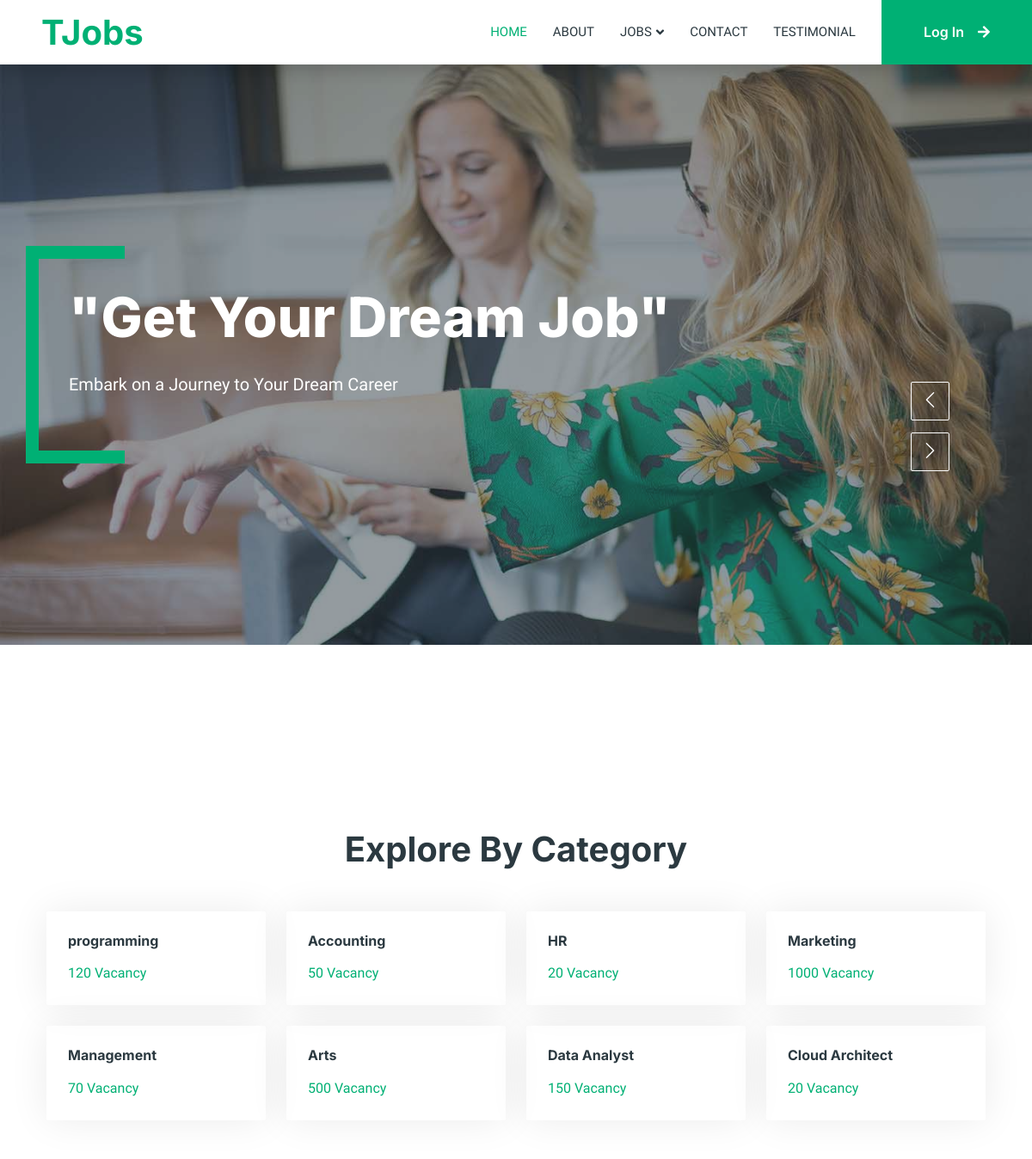
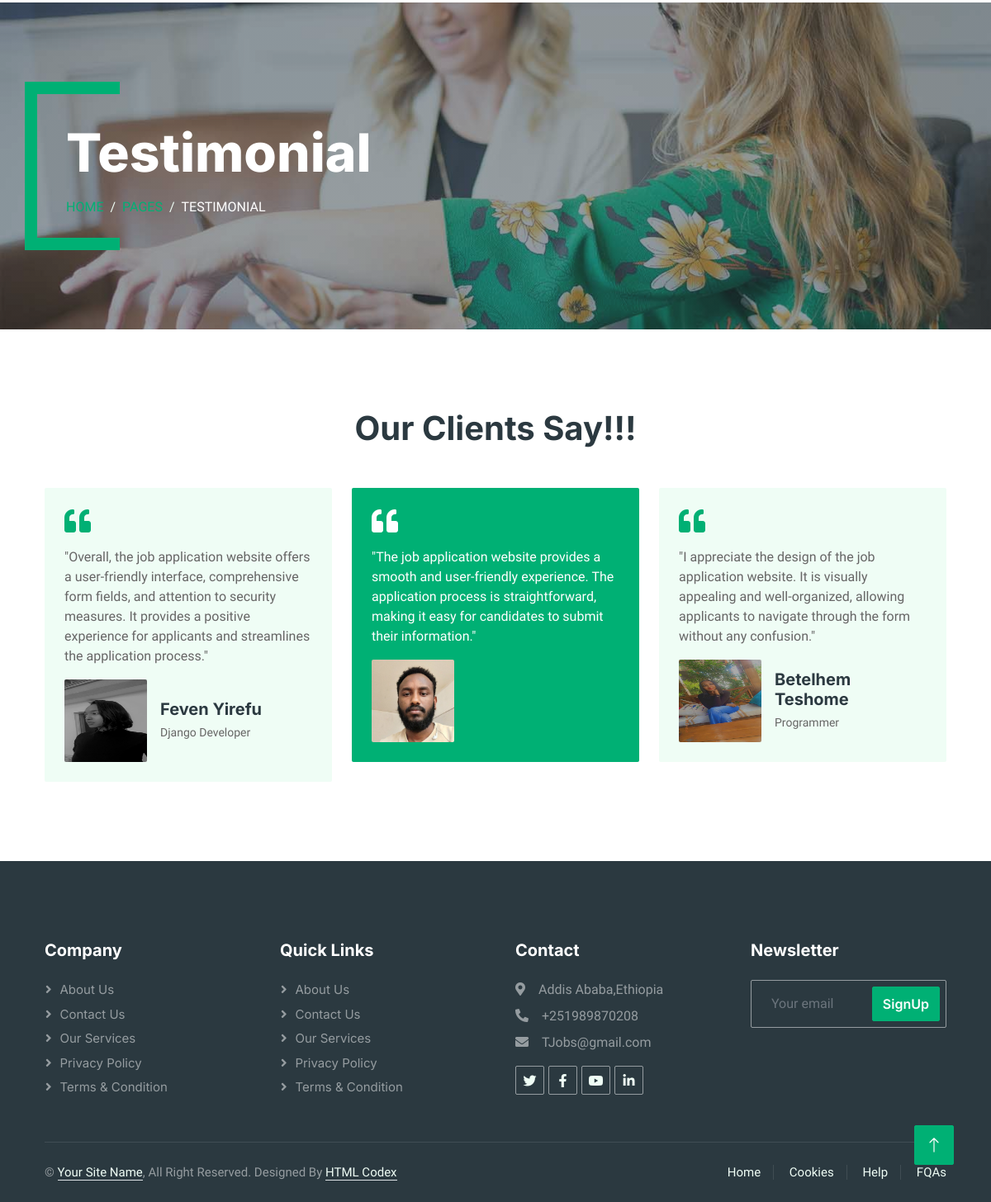
The page / on the database its author committed (2 pictures, top to bottom).
### Job_app/models.py (models this page shows, shortened)
class CarouselItem(models.Model):
    image = models.ImageField(upload_to='carousel')
    title = models.CharField(max_length=200)
    description = models.TextField()

class Category(models.Model):
    name = models.CharField(max_length=200)
    vacancy_count = models.IntegerField()

class Testimonial(models.Model):
    content = models.TextField()
    image = models.ImageField(upload_to='testimonial_images')
    client_name = models.CharField(max_length=255)
    profession = models.CharField(max_length=255)

class ContactInformation(models.Model):
   address = models.CharField(max_length=200)
   phone = models.CharField(max_length=200)
   email  = models.EmailField()

### Job_app/views.py (the view)
# urls.py: path('', home, name="home"),
def home(request):
   info = ContactInformation.objects.all().first()
   categories = Category.objects.all()
   carousel_items = CarouselItem.objects.all()
   testimonials = Testimonial.objects.all()
   return render(request, 'job.html',{'carousel_items': carousel_items,'info':info,'categories': categories,'testimonials': testimonials})

### Job_app/templates/job.html (shortened to what this page needs)
{% load static %}
{% load fontawesome_5 %}
<!DOCTYPE html>
<html lang="en">
{% include "head.html" %}
<body>
    <div class="container-xxl bg-white p-0">
        {% include "navbar.html" %}
        <div class="container-fluid p-0">
            <div class="owl-carousel header-carousel position-relative">
                {% for item in carousel_items %}
                <div class="owl-carousel-item position-relative">
                    <img class="img-fluid" src="{{ item.image.url }}" alt="">
                    <div class="position-absolute top-0 start-0 w-100 h-100 d-flex align-items-center" style="background: rgba(43, 57, 64, .5);">
                        <div class="container">
                            <div class="row justify-content-start">
                                <div class="col-10 col-lg-8">
                                    <h1 class="display-3 text-white animated slideInDown mb-4">{{ item.title }}</h1>
                                    <p class="fs-5 fw-medium text-white mb-4 pb-2">{{ item.description }}</p>
                                </div>
                            </div>
                        </div>
                    </div>
                </div>
                {% endfor %}
            </div>
        </div>
        <div class="container-xxl py-5">
            <div class="container">
                <h1 class="text-center mb-5 wow fadeInUp" data-wow-delay="0.1s">Explore By Category</h1>
                <div class="row g-4">
                    {% for category in categories %}
                    <div class="col-lg-3 col-sm-6 wow fadeInUp" data-wow-delay="0.{{ forloop.counter }}s">
                        <a class="cat-item rounded p-4" href="">
                            <h6 class="mb-3">{{ category.name }}</h6>
                            <p class="mb-0">{{ category.vacancy_count }} Vacancy</p>
                        </a>
                    </div>
                    {% endfor %}
                </div>
            </div>
        </div>
        <div class="container-xxl py-5 bg-dark page-header mb-5">
            <div class="container my-5 pt-5 pb-4">
                <h1 class="display-3 text-white mb-3 animated slideInDown">Testimonial</h1>
                <nav aria-label="breadcrumb">
                    <ol class="breadcrumb text-uppercase">
                        <li class="breadcrumb-item"><a href="#">Home</a></li>
                        <li class="breadcrumb-item"><a href="#">Pages</a></li>
                        <li class="breadcrumb-item text-white active" aria-current="page">Testimonial</li>
                    </ol>
                </nav>
            </div>
        </div>
        <div class="container-xxl py-5 wow fadeInUp" data-wow-delay="0.1s">
            <div class="container">
                <h1 class="text-center mb-5">Our Clients Say!!!</h1>
                <div class="owl-carousel testimonial-carousel">
                    {% for testimonial in testimonials %}
                    <div class="testimonial-item bg-light rounded p-4">
                        <i class="fa fa-quote-left fa-2x text-primary mb-3"></i>
                        <p>{{ testimonial.content }}</p>
                        <div class="d-flex align-items-center">
                            <img class="img-fluid flex-shrink-0 rounded" src="{{ testimonial.image.url }}" style="width: 100px; height: 100px;">
                            <div class="ps-3">
                                <h5 class="mb-1">{{ testimonial.client_name }}</h5>
                                <small>{{ testimonial.profession }}</small>
                            </div>
                        </div>
                    </div>
                    {% endfor %}
                </div>
            </div>
        </div>
        {% include "footer.html" %}
        <a href="#" class="btn btn-lg btn-primary btn-lg-square back-to-top"><i class="bi bi-arrow-up"></i></a>
    </div>
</body>
</html>

### Job_app/templates/footer.html
{% load static %}
<div class="container-fluid bg-dark text-white-50 footer pt-5 mt-5 wow fadeIn" data-wow-delay="0.1s">
    <div class="container py-5">
        <div class="row g-5">
            <div class="col-lg-3 col-md-6">
                <h5 class="text-white mb-4">Company</h5>
                <a class="btn btn-link text-white-50" href="">About Us</a>
                <a class="btn btn-link text-white-50" href="">Contact Us</a>
                <a class="btn btn-link text-white-50" href="">Our Services</a>
                <a class="btn btn-link text-white-50" href="">Privacy Policy</a>
                <a class="btn btn-link text-white-50" href="">Terms & Condition</a>
            </div>
            <div class="col-lg-3 col-md-6">
                <h5 class="text-white mb-4">Quick Links</h5>
                <a class="btn btn-link text-white-50" href="">About Us</a>
                <a class="btn btn-link text-white-50" href="">Contact Us</a>
                <a class="btn btn-link text-white-50" href="">Our Services</a>
                <a class="btn btn-link text-white-50" href="">Privacy Policy</a>
                <a class="btn btn-link text-white-50" href="">Terms & Condition</a>
            </div>
            <div class="col-lg-3 col-md-6">
                <h5 class="text-white mb-4">Contact</h5>
                <p class="mb-2"><i class="fa fa-map-marker-alt me-3"></i>{{info.address}}</p>
                <p class="mb-2"><i class="fa fa-phone-alt me-3"></i>{{info.phone}}</p>
                <p class="mb-2"><i class="fa fa-envelope me-3"></i>{{info.email}}</p>
                <div class="d-flex pt-2">
                    <a class="btn btn-outline-light btn-social" href=""><i class="fab fa-twitter"></i></a>
                    <a class="btn btn-outline-light btn-social" href=""><i class="fab fa-facebook-f"></i></a>
                    <a class="btn btn-outline-light btn-social" href=""><i class="fab fa-youtube"></i></a>
                    <a class="btn btn-outline-light btn-social" href=""><i class="fab fa-linkedin-in"></i></a>
                </div>
            </div>
            <div class="col-lg-3 col-md-6">
                <h5 class="text-white mb-4">Newsletter</h5>
                <div class="position-relative mx-auto" style="max-width: 400px;">
                    <input class="form-control bg-transparent w-100 py-3 ps-4 pe-5" type="text" placeholder="Your email">
                    <button type="button" class="btn btn-primary py-2 position-absolute top-0 end-0 mt-2 me-2">SignUp</button>
                </div>
            </div>
        </div>
    </div>
    <div class="container">
        <div class="copyright">
            <div class="row">
                <div class="col-md-6 text-center text-md-start mb-3 mb-md-0">
                    &copy; <a class="border-bottom" href="#">Your Site Name</a>, All Right Reserved.
                    Designed By <a class="border-bottom" href="https://htmlcodex.com">HTML Codex</a>
                </div>
                <div class="col-md-6 text-center text-md-end">
                    <div class="footer-menu">
                        <a href="">Home</a>
                        <a href="">Cookies</a>
                        <a href="">Help</a>
                        <a href="">FQAs</a>
                    </div>
                </div>
            </div>
        </div>
    </div>
</div>

### static/css/style.css (style rules this page uses)
:root { --primary: #00B074; --secondary: #2B9BFF; --light: #EFFDF5; --dark: #2B3940; }
.back-to-top { position: fixed; display: none; right: 45px; bottom: 45px; z-index: 99; }
.btn { font-family: 'Inter', sans-serif; font-weight: 600; transition: .5s; }
.btn.btn-primary, .btn.btn-secondary { color: #FFFFFF; }
.btn-lg-square { width: 48px; height: 48px; }
.btn-square, .btn-sm-square, .btn-lg-square { padding: 0; display: flex; align-items: center; justify-content: center; font-weight: normal; border-radius: 2px; }
.header-carousel .container, .page-header .container { position: relative; padding: 45px 0 45px 35px; border-left: 15px solid var(--primary); }
.header-carousel .container::before, .header-carousel .container::after, .page-header .container::before, .page-header .container::after { position: absolute; content: ""; top: 0; left: 0; width: 100px; height: 15px; background: var(--primary); }
.header-carousel .container::after, .page-header .container::after { top: 100%; margin-top: -15px; }
.page-header { background: linear-gradient(rgba(43, 57, 64, .5), rgba(43, 57, 64, .5)), url(../img/carousel-1.jpg) center center no-repeat; background-size: cover; }
.breadcrumb-item + .breadcrumb-item::before { color: var(--light); }
.cat-item { display: block; box-shadow: 0 0 45px rgba(0, 0, 0, .08); border: 1px solid transparent; transition: .5s; }
.testimonial-carousel .owl-item .testimonial-item, .testimonial-carousel .owl-item.center .testimonial-item * { transition: .5s; }
.testimonial-carousel .owl-item.center .testimonial-item { background: var(--primary) !important; }
.testimonial-carousel .owl-item.center .testimonial-item * { color: #FFFFFF !important; }
.footer .btn.btn-social { margin-right: 5px; width: 35px; height: 35px; display: flex; align-items: center; justify-content: center; color: var(--light); border: 1px solid rgba(255,255,255,0.5); border-radius: 2px; transition: .3s; }
.footer .btn.btn-link { display: block; margin-bottom: 5px; padding: 0; text-align: left; font-size: 15px; font-weight: normal; text-transform: capitalize; transition: .3s; }
.footer .btn.btn-link::before { position: relative; content: "\f105"; font-family: "Font Awesome 5 Free"; font-weight: 900; margin-right: 10px; }
.footer .form-control { border-color: rgba(255,255,255,0.5); }
.footer .copyright { padding: 25px 0; font-size: 15px; border-top: 1px solid rgba(256, 256, 256, .1); }
.footer .copyright a { color: var(--light); }
.footer .footer-menu a { margin-right: 15px; padding-right: 15px; border-right: 1px solid rgba(255, 255, 255, .1); }
.footer .footer-menu a:last-child { margin-right: 0; padding-right: 0; border-right: none; }

### rows shown on the page
CarouselItem: image (picture), title "\"Get Your Dream Job\"", description "Embark on a Journey to Your Dream Career"
Category: name "programming", vacancy_count "120"
Category: name "Accounting", vacancy_count "50"
Category: name "HR", vacancy_count "20"
Category: name "Marketing", vacancy_count "1000"
Category: name "Management", vacancy_count "70"
Category: name "Arts", vacancy_count "500"
Category: name "Data Analyst", vacancy_count "150"
Category: name "Cloud Architect", vacancy_count "20"
Testimonial: content "\"The job application website provides a smooth and user-friendly experience. The application process is straightforward, making it easy for candidates to submit their information.\"", image (picture)
Testimonial: content "\"I appreciate the design of the job application website. It is visually appealing and well-organized, allowing applicants to navigate through the form without any confusion.\"", image (picture), client_name "Betelhem Teshome", profession "Programmer"
Testimonial: content "\"Overall, the job application website offers a user-friendly interface, comprehensive form fields, and attention to security measures. It provides a positive experience for applicants and streamlines the application process.\"", image (picture), client_name "Feven Yirefu", profession "Django Developer"
ContactInformation: address "Addis Ababa,Ethiopia", phone "+251989870208", email "TJobs@gmail.com"
